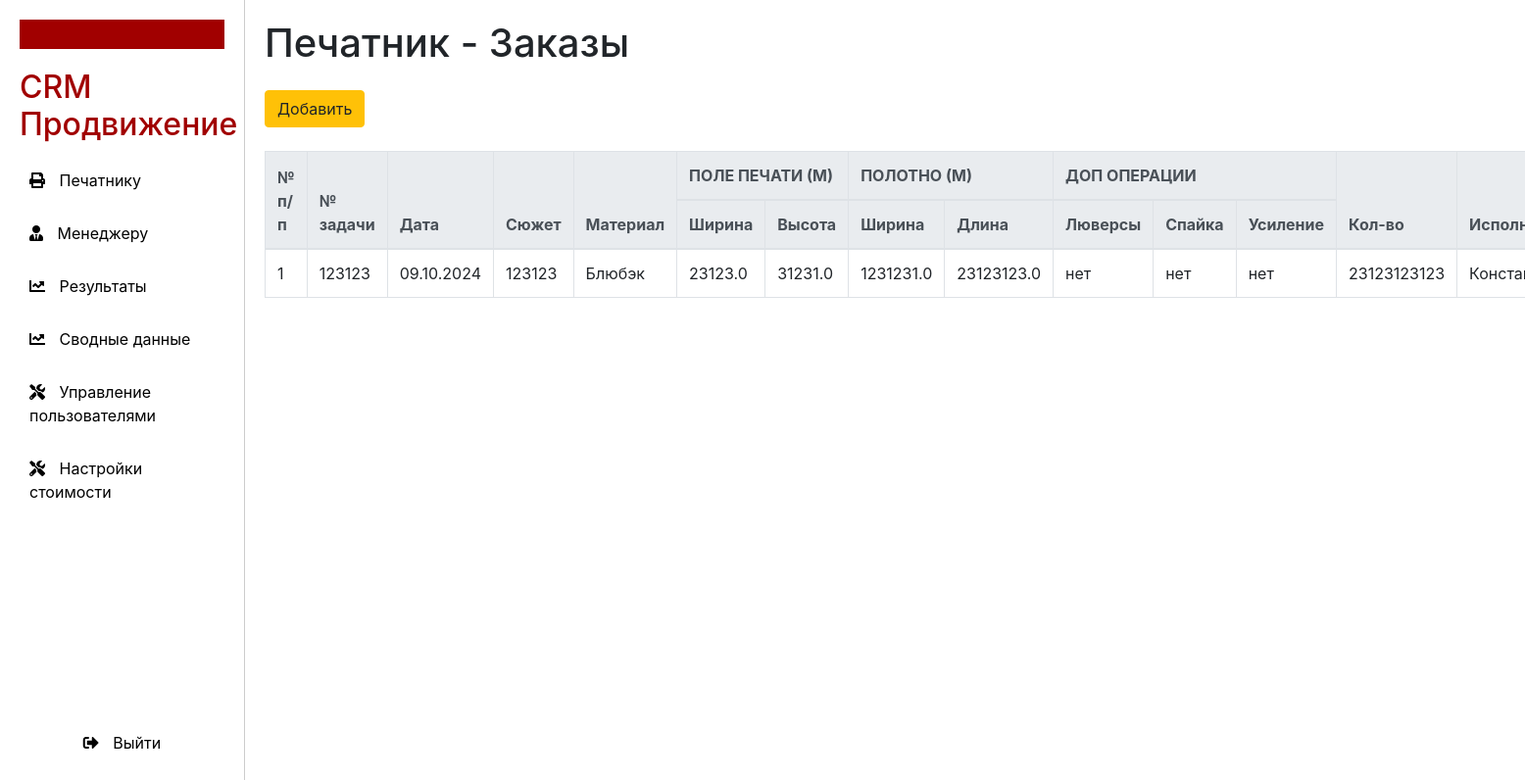
Before: /printer (signed in) with the older database file.
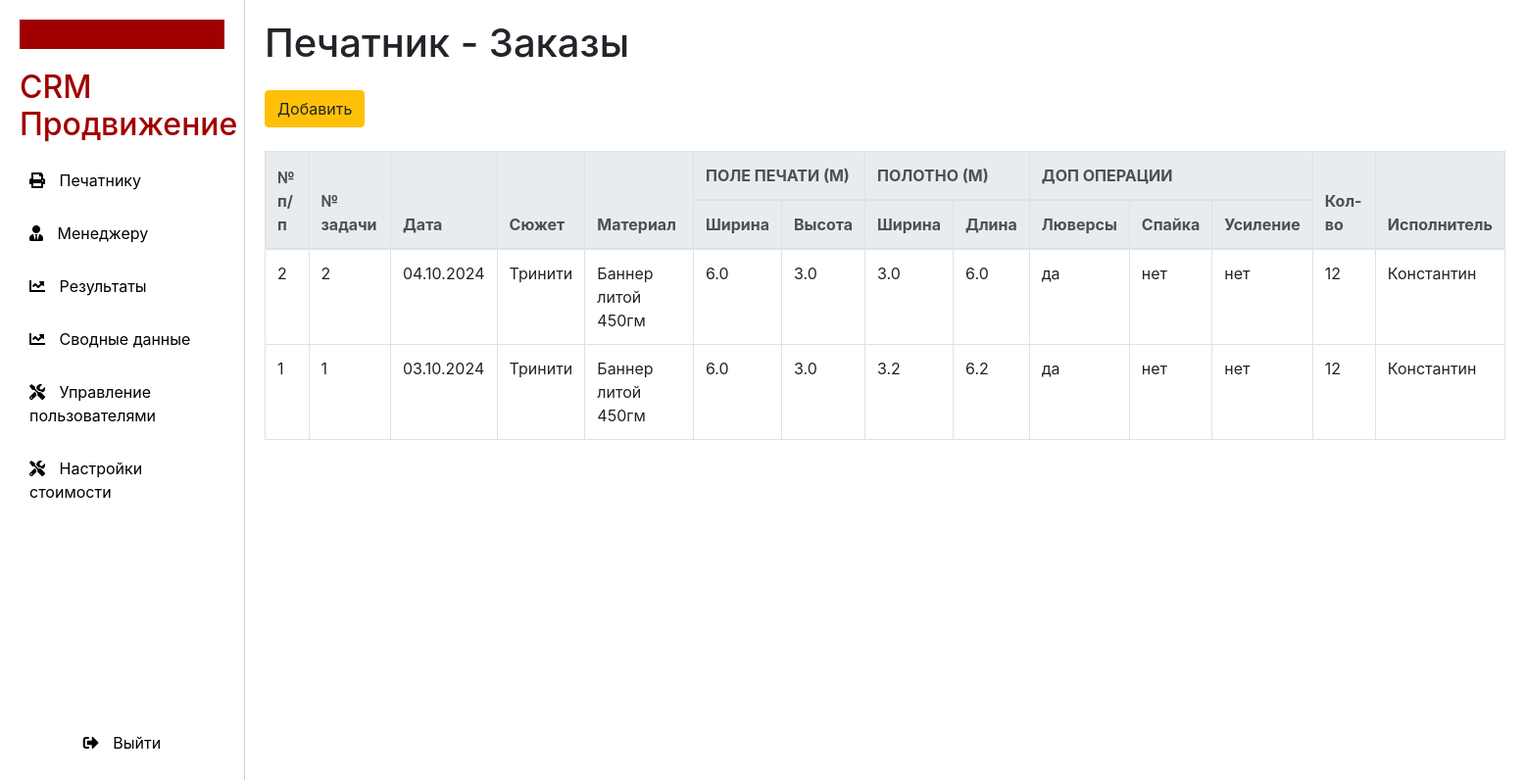
After: the same page with the newer database file.
### models.py (models this page shows)
class Order(Base):
    __tablename__ = 'orders'
    id = Column(Integer, primary_key=True, autoincrement=True)
    task_number = Column(Integer, nullable=False)
    date = Column(Date, nullable=False)
    subject = Column(String, nullable=False)
    material = Column(String, nullable=False)
    quantity = Column(Integer, nullable=False)
    performer = Column(String, nullable=False)
    print_width = Column(Float, nullable=False)
    print_height = Column(Float, nullable=False)
    canvas_width = Column(Float, nullable=False)
    canvas_length = Column(Float, nullable=False)
    eyelets = Column(String, nullable=False)
    spike = Column(String, nullable=False)
    reinforcement = Column(String, nullable=False)
    customer = Column(String, nullable=True)
    price_per_unit = Column(Integer, nullable=True)
    total_amount = Column(Integer, nullable=True)
    result: Mapped["Result"] = relationship(back_populates="order")

### main.py (the view)
@app.get("/printer", response_class=HTMLResponse)
async def printer_page(
        request: Request,
        db: Session = Depends(get_db),
        current_user: User = Depends(get_current_user)
):
    check_role_access(current_user, {Role.printer, Role.superuser, Role.admin})
    orders = db.query(Order).order_by(Order.id.desc()).all()
    return templates.TemplateResponse("printer.html",
                                      {"request": request,
                                       "orders": orders,
                                       "current_user": current_user,
                                       "role": current_user.role.value, })

### templates/printer.html (shortened to what this page needs)
{% extends "layout.html" %}
{% block result %}
<div class="content">
    <h1>Печатник - Заказы</h1>
    <button class="btn btn-warning mt-3">Добавить</button>
    <table class="table table-bordered mt-4">
        <thead class="thead-light">
        <tr>
            <th rowspan="2">№ п/п</th>
            <th rowspan="2">№ задачи</th>
            <th rowspan="2">Дата</th>
            <th rowspan="2">Сюжет</th>
            <th rowspan="2">Материал</th>
            <th colspan="2">ПОЛЕ ПЕЧАТИ (М)</th>
            <th colspan="2">ПОЛОТНО (М)</th>
            <th colspan="3">ДОП ОПЕРАЦИИ</th>
            <th rowspan="2">Кол-во</th>
            <th rowspan="2">Исполнитель</th>
        </tr>
        <tr>
            <th>Ширина</th>
            <th>Высота</th>
            <th>Ширина</th>
            <th>Длина</th>
            <th>Люверсы</th>
            <th>Спайка</th>
            <th>Усиление</th>
        </tr>
        </thead>
        {% if orders %}
        <tbody>
        {% for order in orders %}
        <tr>
            <td>{{ order.id }}</td>
            <td>{{ order.task_number }}</td>
            <td>{{ order.date.strftime("%d.%m.%Y") }}</td>
            <td>{{ order.subject }}</td>
            <td>{{ order.material }}</td>
            <td>{{ order.print_width }}</td>
            <td>{{ order.print_height }}</td>
            <td>{{ order.canvas_width }}</td>
            <td>{{ order.canvas_length }}</td>
            <td>{{ order.eyelets }}</td>
            <td>{{ order.spike }}</td>
            <td>{{ order.reinforcement }}</td>
            <td>{{ order.quantity }}</td>
            <td>{{ order.performer }}</td>
        </tr>
        {% endfor %}
        </tbody>
        {% else %}
        <tr>
            <td colspan="14">Нет доступных заказов</td>
        </tr>
        {% endif %}
    </table>
</div>
{% endblock %}

### templates/layout.html (shortened to what this page needs)
<!DOCTYPE html>
<html lang="ru">
<head>
    <link href="https://stackpath.bootstrapcdn.com/bootstrap/4.5.2/css/bootstrap.min.css" rel="stylesheet">
    <link rel="stylesheet" href="https://cdnjs.cloudflare.com/ajax/libs/font-awesome/5.15.4/css/all.min.css">
</head>
<body>
{% include 'sidebar.html' %}
{% block result %}
{% endblock %}
</body>
</html>

### templates/sidebar.html (shortened to what this page needs)
<div class="sidebar">
    <div class="top-strip"></div>
    <h2>CRM Продвижение</h2>
    <ul class="nav flex-column" style="flex-grow: 1; list-style-type: none; padding: 0;">
        {% if role == 'Печатник' %}
        <li class="nav-item">
            <a class="nav-link" href="/printer">
                <i class="fas fa-print"></i> Печатнику
            </a>
        </li>
        {% elif role == 'Менеджер' %}
        <li class="nav-item">
            <a class="nav-link" href="/manager">
                <i class="fas fa-user-tie"></i> Менеджеру
            </a>
        </li>
        {% elif role == 'Администратор' or role == 'Суперпользователь' %}
        <li class="nav-item">
            <a class="nav-link" href="/printer">
                <i class="fas fa-print"></i> Печатнику
            </a>
        </li>
        <li class="nav-item">
            <a class="nav-link" href="/manager">
                <i class="fas fa-user-tie"></i> Менеджеру
            </a>
        </li>
        <li class="nav-item">
            <a class="nav-link" href="/results">
                <i class="fas fa-chart-line"></i> Результаты
            </a>
        </li>
        <li class="nav-item">
            <a class="nav-link" href="/summary">
                <i class="fas fa-chart-line"></i> Сводные данные
            </a>
        </li>
        <li class="nav-item">
            <a class="nav-link" href="/admin">
                <i class="fas fa-tools"></i> Управление пользователями
            </a>
        </li>
        <li class="nav-item">
            <a class="nav-link" href="/settings">
                <i class="fas fa-tools"></i> Настройки стоимости
            </a>
        </li>
        {% endif %}
    </ul>
    <form action="/logout" method="post" style="display: inline;">
        <button type="submit" class="nav-link exit-link" style="border: none; background: none; cursor: pointer;">
            <i class="fas fa-sign-out-alt"></i> Выйти
        </button>
    </form>
</div>

### templates/layout.html (style rules this page uses)
body { display: flex; min-height: 100vh; margin: 0; }
.content { flex: 1; padding: 20px; }
.sidebar { background-color: #000; color: white; height: 100vh; padding: 20px; }
.nav-link { color: white; }
.nav-link i { margin-right: 10px; }

### templates/sidebar.html (style rules this page uses)
.sidebar { background-color: #ffffff; padding: 20px; height: 100vh; color: #000; width: 250px; display: flex; flex-direction: column; border-right: 1px solid #ccc; }
.top-strip { background-color: #a10000; height: 30px; width: 100%; margin-bottom: 20px; }
h2 { color: #a10000; margin: 0 0 15px; }
.nav { flex-grow: 1; overflow-y: auto; padding: 0; margin: 0; list-style-type: none; }
.nav-link { color: #000; text-decoration: none; display: inline-block; width: 100%; padding: 10px; }
.nav-item { margin-bottom: 10px; }
.exit-link { background-color: #c30000; text-align: center; margin-top: auto; }

Changed rows visible on the page:
added Order: id "2", task_number "2", date "04.10.2024", subject "Тринити", material "Баннер литой 450гм", print_width "6.0", print_height "3.0", canvas_width "3.0", canvas_length "6.0", eyelets "да", spike "нет", reinforcement "нет", quantity "12", performer "Константин"
changed Order id 1: task_number "123123" → "1"; date "09.10.2024" → "03.10.2024"; subject "123123" → "Тринити"; material "Блюбэк" → "Баннер литой 450гм"; print_width "23123.0" → "6.0"; print_height "31231.0" → "3.0"; canvas_width "1231231.0" → "3.2"; canvas_length "23123123.0" → "6.2"; eyelets "нет" → "да"; quantity "23123123123" → "12"
